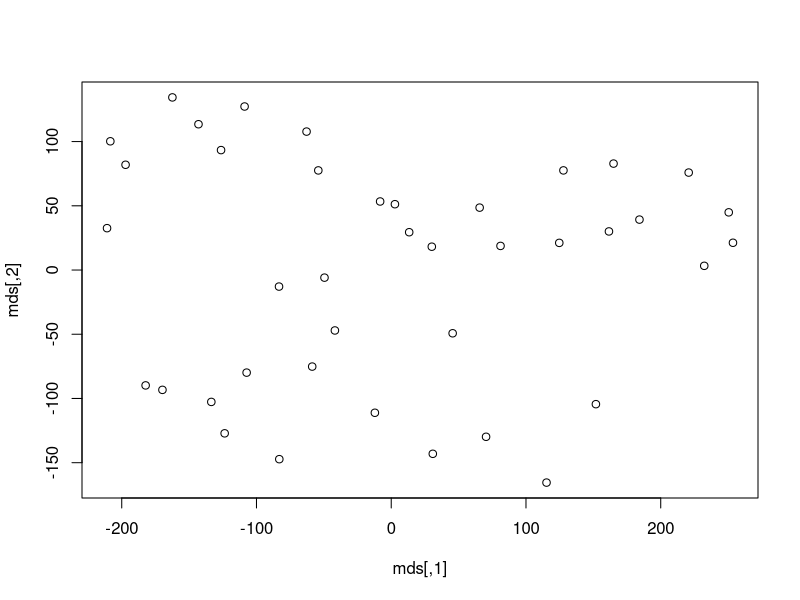

Write R code to recreate this figure.
#MDS

install.packages('readxl')

library('readxl')
cities <- read_excel('psoft-telepules-matrix-30000.xls')
mds <- cmdscale(as.dist(cities[-nrow(cities),-1]))
plot(mds)


